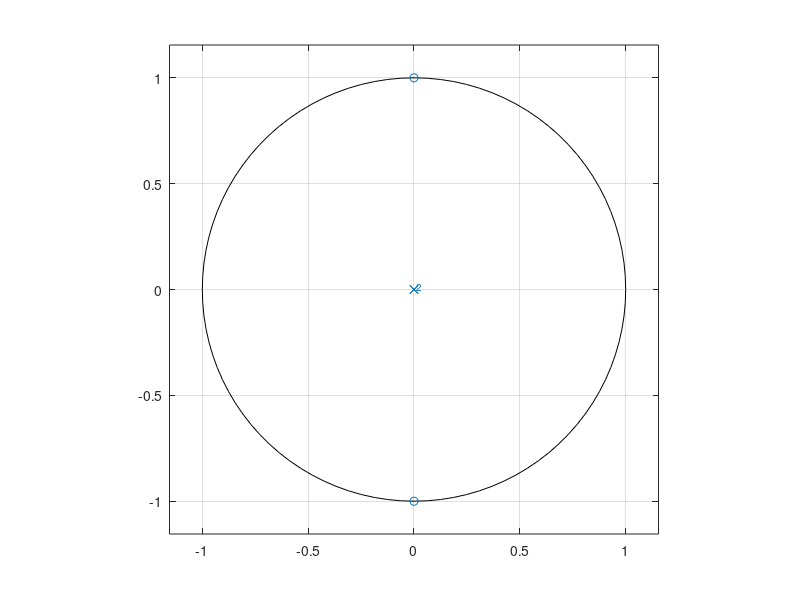
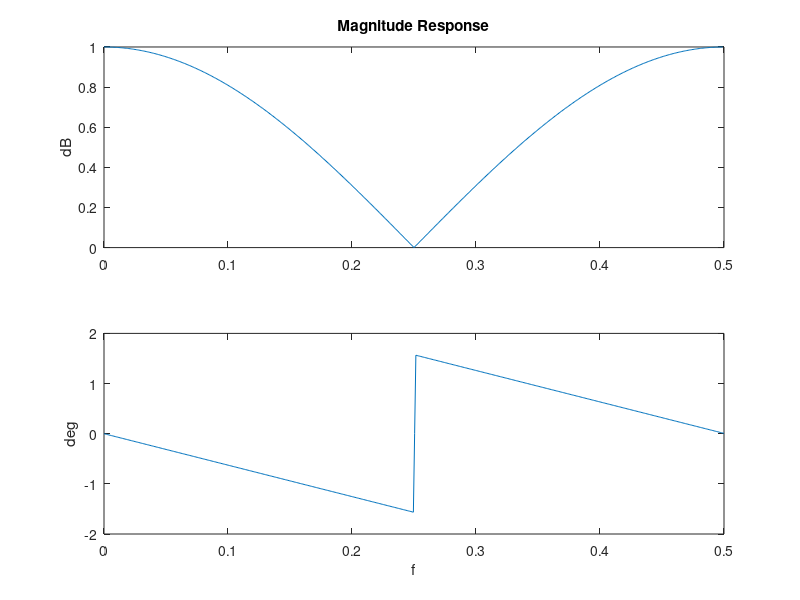

The MATLAB script that drew these images, in order:
%%
zeroes = [1/2, 0, 1/2]; 
poles = [1, 0, 0];           

figure(1)
zplane(zeroes, poles)        % Pole zero plot


x = linspace(0, 1/2, 500);
[H, w] = freqz(zeroes, poles, 500,'half');

figure(2)
subplot(2, 1, 1)
plot(w/(2*pi), abs(H))
title('Magnitude Response')
ylabel('dB')
xlim([0 1/2])

subplot(2, 1, 2)
plot(x, angle(H))
xlim([0 1/2])
ylabel('deg')
xlabel('f')